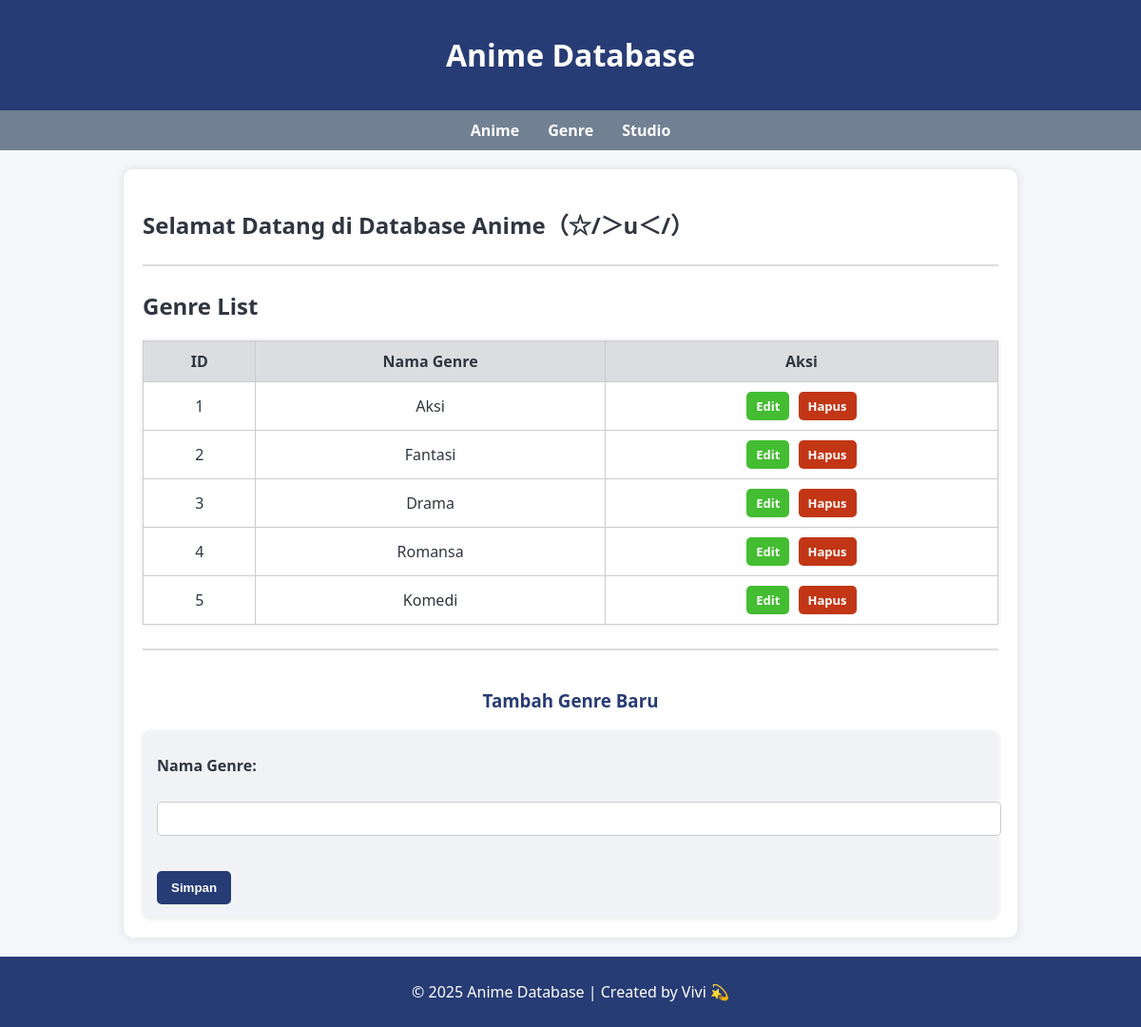
The app's page /?page=genre with its own data.
### tables this page shows
CREATE TABLE genre (
    id INT AUTO_INCREMENT PRIMARY KEY,
    nama VARCHAR(50) NOT NULL
);

### config/db.php (called while the page is built, shortened)
<?php
class Database {
    private $host = "localhost";
    private $username = "root";
    private $password = "";
    private $dbname = "db_anime";
    public function __construct() {
        try {
            $this->conn = new PDO("mysql:host=$this->host;dbname=$this->dbname;charset=utf8", $this->username, $this->password);
        } catch (PDOException $e) {
            echo "Koneksi gagal: " . $e->getMessage();
        }
    }
}
?>

### class/Genre.php (called while the page is built, shortened)
<?php
require_once 'config/db.php';
class Genre {
    private $db;
    public function __construct() {
        $this->db = (new Database())->conn;
    }
    public function getAllGenre() {
        $stmt = $this->db->prepare("SELECT * FROM genre ORDER BY id ASC");
        $stmt->execute();
        return $stmt->fetchAll(PDO::FETCH_ASSOC);
    }
}
?>

### view/genre.php (the view, shortened to what this page needs)
<h2>Genre List</h2>
<table border="1" cellpadding="8" cellspacing="0">
  <tr>
    <th>ID</th>
    <th>Nama Genre</th>
    <th>Aksi</th>
  </tr>
  <?php if (!empty($genreList)): ?>
    <?php foreach ($genreList as $g): ?>
      <tr>
        <td><?= htmlspecialchars($g['id']) ?></td>
        <td><?= htmlspecialchars($g['nama']) ?></td>
        <td>
          <a href="?page=genre&edit=<?= $g['id'] ?>" class="btn-edit">Edit</a>
          <a href="?page=genre&hapus=<?= $g['id'] ?>" class="btn-delete" onclick="return confirm('Yakin nih mau hapus o(╥﹏╥)?')">Hapus</a>
        </td>
      </tr>
    <?php endforeach; ?>
  <?php else: ?>
    <tr><td colspan="3">Belum ada data genre.</td></tr>
  <?php endif; ?>
</table>
<hr>
<h3><?= isset($_GET['edit']) ? 'Edit Genre' : 'Tambah Genre Baru' ?></h3>
<?php
$editData = null;
?>
<form method="post">
  <label>Nama Genre:</label><br>
  <input type="text" name="nama" value="<?= htmlspecialchars($editData['nama'] ?? '') ?>" required><br><br>
  <button type="submit" name="simpan">Simpan</button>
</form>

### style.css (style rules this page uses)
body { font-family: 'Segoe UI', sans-serif; background: #f5f6fa; margin: 0; padding: 0; color: #2f3640; }
table { width: 100%; border-collapse: collapse; background: white; box-shadow: 0 0 5px rgba(0,0,0,0.1); }
th, td { border: 1px solid #ccc; padding: 10px; text-align: center; }
th { background: #dcdde1; }
form { margin-top: 20px; background: #f1f2f6; padding: 15px; border-radius: 8px; box-shadow: 0 0 5px rgba(0,0,0,0.1); }
form label { font-weight: bold; display: block; margin-top: 10px; color: #2f3640; }
form input[type="text"], form input[type="number"], form textarea, form select { width: 100%; padding: 8px; margin-top: 5px; border: 1px solid #ccc; border-radius: 5px; font-family: 'Segoe UI', sans-serif; }
form button { margin-top: 15px; padding: 10px 15px; background: #273c75; color: white; border: none; border-radius: 5px; cursor: pointer; font-weight: bold; }
hr { margin: 25px 0; border: none; border-top: 2px solid #dcdde1; }
h3 { margin-top: 40px; color: #273c75; text-align: center; }
.btn-edit, .btn-delete { display: inline-block; padding: 6px 10px; border-radius: 5px; text-decoration: none; font-weight: bold; color: white; font-size: 13px; }
.btn-edit { background-color: #44bd32; }
.btn-delete { background-color: #c23616; margin-left: 5px; }

### records on screen
genre: id "1", nama "Aksi"
genre: id "2", nama "Fantasi"
genre: id "3", nama "Drama"
genre: id "4", nama "Romansa"
genre: id "5", nama "Komedi"
